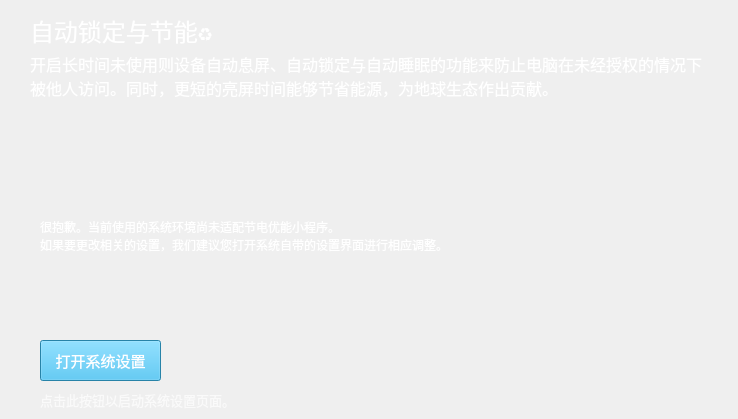
      <widget class="QWidget" name="util_greenify_stack_others">
       <widget class="QLabel" name="util_greenify_stack_other_label">
        <property name="geometry">
         <rect>
          <x>40</x>
          <y>190</y>
          <width>671</width>
          <height>91</height>
         </rect>
        </property>
        <property name="styleSheet">
         <string notr="true">font: 12pt &quot;Noto Mono&quot;;
color: rgb(255, 255, 255);</string>
        </property>
        <property name="text">
         <string>很抱歉。当前使用的系统环境尚未适配节电优能小程序。
如果要更改相关的设置，我们建议您打开系统自带的设置界面进行相应调整。</string>
        </property>
       </widget>
       <widget class="QLabel" name="util_greenify_stack_other_prompt_header">
        <property name="geometry">
         <rect>
          <x>30</x>
          <y>10</y>
          <width>411</width>
          <height>41</height>
         </rect>
        </property>
        <property name="font">
         <font>
          <family>Noto Mono</family>
          <pointsize>18</pointsize>
          <weight>50</weight>
          <italic>false</italic>
          <bold>false</bold>
         </font>
        </property>
        <property name="styleSheet">
         <string notr="true">font: 18pt &quot;Noto Mono&quot;;
color: rgb(255, 255, 255);</string>
        </property>
        <property name="text">
         <string>自动锁定与节能♻️</string>
        </property>
       </widget>
       <widget class="QLabel" name="util_greenify_stack_other_prompt_subheader">
        <property name="geometry">
         <rect>
          <x>30</x>
          <y>50</y>
          <width>681</width>
          <height>51</height>
         </rect>
        </property>
        <property name="font">
         <font>
          <family>Noto Mono</family>
          <pointsize>12</pointsize>
          <weight>50</weight>
          <italic>false</italic>
          <bold>false</bold>
         </font>
        </property>
        <property name="styleSheet">
         <string notr="true">font: 12pt &quot;Noto Mono&quot;;
color: rgb(255, 255, 255);</string>
        </property>
        <property name="text">
         <string>开启长时间未使用则设备自动息屏、自动锁定与自动睡眠的功能来防止电脑在未经授权的情况下被他人访问。同时，更短的亮屏时间能够节省能源，为地球生态作出贡献。</string>
        </property>
        <property name="wordWrap">
         <bool>true</bool>
        </property>
       </widget>
       <widget class="QPushButton" name="util_greenify_stack_other_push_btn">
        <property name="geometry">
         <rect>
          <x>40</x>
          <y>340</y>
          <width>121</width>
          <height>41</height>
         </rect>
        </property>
        <property name="styleSheet">
         <string notr="true">QPushButton {
	font-size:11pt; color: rgb(255, 255, 255);
	background-color: rgb(54,183,235);
}</string>
        </property>
        <property name="text">
         <string>打开系统设置</string>
        </property>
       </widget>
       <widget class="QLabel" name="util_greenify_stack_other_push_btn_prompt">
        <property name="geometry">
         <rect>
          <x>40</x>
          <y>390</y>
          <width>689</width>
          <height>20</height>
         </rect>
        </property>
        <property name="maximumSize">
         <size>
          <width>16777215</width>
          <height>20</height>
         </size>
        </property>
        <property name="font">
         <font>
          <family>Noto Mono</family>
          <pointsize>10</pointsize>
          <weight>50</weight>
          <italic>false</italic>
          <bold>false</bold>
         </font>
        </property>
        <property name="styleSheet">
         <string notr="true">font: 10pt &quot;Noto Mono&quot;;
color: rgba(255, 255, 255, 180);</string>
        </property>
        <property name="text">
         <string>点击此按钮以启动系统设置页面。</string>
        </property>
        <property name="wordWrap">
         <bool>true</bool>
        </property>
       </widget>
      </widget>
